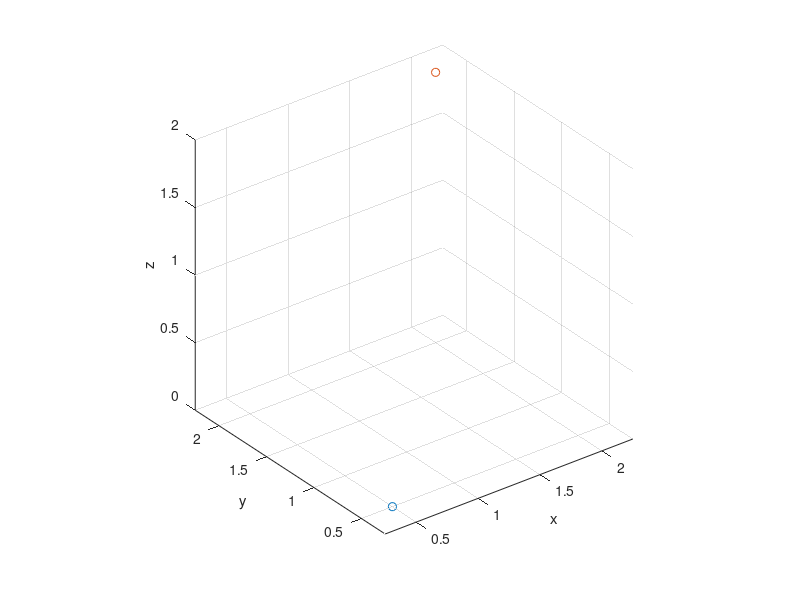

This figure's MATLAB source: (Note: this script raises an error after producing the figure.)
%2023/03/15
%球-尝试
clc;format compact;clear;close all
%入射光线
PVi=[0.5,0.5,0];%线上一点(光源)
DVi=[1,1.3,2];%随便取了一个方向
figure;plot3(PVi(1),PVi(2),PVi(3),'o');
hold on;grid on;axis equal
xlabel('x');ylabel('y');zlabel('z');
%球
PVb=[2,2,2];%球心,也是平移向量
plot3(PVb(1),PVb(2),PVb(3),'o');
R=1;
%先画一个球心在原点的顶朝上的球面镜,再旋转与平移
phi=linspace(0,360,31);%与x轴夹角范围
theta=linspace(0,45,31);%与z轴夹角范围,与口径相关
zphi=90;ytheta=45;%旋转角度
%计算球面镜坐标
[sx,sy,sz]=ball_transform(PVb,R,phi,theta,zphi,ytheta);%旋转+平移
%画球面镜
surf(sx,sy,sz, ...
    'FaceColor','interp','EdgeColor','none');
PVn=lbcross(DVi,PVi,PVb,R);%光线与球的交点
%判断是不是光线与镜子的交点,1在，0不在
flagb1=onBallMirror(PVn,PVb,R,theta(end),zphi,ytheta)
plot3(PVn(1),PVn(2),PVn(3),'r.');
DVn=balln(PVn,PVb);%法线
plot3([PVi(1),PVn(1)],[PVi(2),PVn(2)],[PVi(3),PVn(3)]);%入射光线
PVr=reflect(PVi,DVn,PVn);%套平面镜的反射
plot3([PVr(1),PVn(1)],[PVr(2),PVn(2)],[PVr(3),PVn(3)]);%反射光线

%函数
%0.旋转矩阵函数
function Rmat=rotationmat(zphi,ytheta)
    ythetamat=[
        cosd(ytheta),0,sind(ytheta);
        0,1,0;
        -sind(ytheta),0,cosd(ytheta);];%旋转矩阵Ry,先绕y轴转θ
    zphimat=[
        cosd(zphi),-sind(zphi),0;
        sind(zphi),cosd(zphi),0;
        0,0,1;];%旋转矩阵Rz,再绕z轴转φ
    Rmat=zphimat*ythetamat;%先把两个旋转变换乘起来
end
%1.求直线与球的交点PVn
%input: 直线方向DVl,线上一点PVl,球心PVb,半径R
function PVn=lbcross(DVl,PVl,PVb,R)
    DVd=PVl-PVb;
    a=dot(DVl,DVl);
    b=2.*dot(DVd,DVl);
    c=dot(DVd,DVd)-R.^2;
%     %数值求解at^2+bt+c=0
%     syms x
%     S=double(vpasolve(a.*x.^2+b.*x+c == 0, x));
    S=zeros(2,1);
    delta=b.^2-4.*a.*c;
    if delta<0
        disp('与球无交点');
    end
    S(1)=(-b+delta.^0.5)./(2.*a);
    S(2)=(-b-delta.^0.5)./(2.*a);
    %取绝对值大的s
    if abs(S(1))>abs(S(2))
        t=S(1);
    else
        t=S(2);
    end
    PVn=t.*DVl+PVl;
end
%2.球上一点的法向量
%input: 球上一点,球心PVb
function DVn=balln(PVn,PVb)
    DVn=PVb-PVn;
end
%平面镜反射的函数
%3.某点关于线的对称点PVr(reflect)
%input: 点坐标PVi(i表示入射光线上一点)，直线方向DVl和其上一点PVl
function PVr=reflect(PVi,DVl,PVl)
    DVm=DVl;%法线与辅助平面垂直,PVi是辅助平面上一点
    PVc=lmcross(DVl,PVl,DVm,PVi);%线方向、位置，面方向、位置
    PVr=2.*PVc-PVi; %c是i与r的中点
    plot3([PVc(1),PVl(1)],[PVc(2),PVl(2)],[PVc(3),PVl(3)],'--');%法线
end
%4.任意直线line与任意平面mirror的交点PVc(cross)
%input: 直线方向DVl和其上一点PVl，平面方向DVm,上面一点的位矢PVm
function PVc=lmcross(DVl,PVl,DVm,PVm)
    %几何意义:PVl到面的垂直分量是DVl方向向量的t倍
    t=dot(DVm,PVm-PVl)./dot(DVm,DVl);
    PVc=t.*DVl+PVl; %直线参数方程
end
%5.计算任意位置任意朝向的球面镜坐标
%input:PVb球心,R半径,取值范围phi,theta,R与theta共同决定口径
%球面镜朝向角度zphi,ytheta
function [sx,sy,sz]=ball_transform(PVb,R,phi,theta,zphi,ytheta)
    [PHI,THETA]=meshgrid(phi,theta);
    %旋转对象(一个球心在原点的顶朝上的球面镜)
    sx=R.*sind(THETA).*cosd(PHI);
    sy=R.*sind(THETA).*sind(PHI);
    sz=R.*cosd(THETA);
%     surf(sx,sy,sz, ...
%     'FaceColor','interp','EdgeColor','none');
    %旋转到想要的方向
    Rmat=rotationmat(zphi,ytheta);
    %将画图时用的三个矩阵合并,每一列的三行对应一个点的xyz坐标
    object=[sx(1:end);sy(1:end);sz(1:end)];
    %旋转变换
    temp=Rmat*object;
    %更新坐标,同时平移
    sx(1:end)=temp(1,:)+PVb(1);
    sy(1:end)=temp(2,:)+PVb(2);
    sz(1:end)=temp(3,:)+PVb(3);
end
%6.判断交点在不在镜子上
function flag=onBallMirror(PVn,PVb,R,theta_max,zphi,ytheta)
    %旋转矩阵是正交矩阵，它的逆就等于转置，我们把给交点平移，再左乘转置
    %就得到其在初始顶朝上球面镜上的对应点
    Rmat=rotationmat(zphi,ytheta);%旋转矩阵
    PVn_ori=(Rmat')*(PVn-PVb)';
%     plot3(PVn_ori(1),PVn_ori(2),PVn_ori(3),'.');
    if PVn_ori(3)>=R*cosd(theta_max)
        flag=1;
    else
        flag=0;
    end
end
